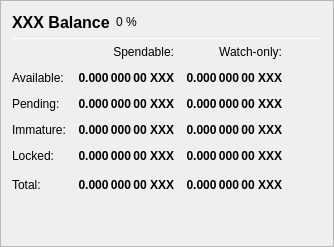
                   <widget class="QFrame" name="frame_Balances">
                    <property name="frameShape">
                     <enum>QFrame::StyledPanel</enum>
                    </property>
                    <property name="frameShadow">
                     <enum>QFrame::Raised</enum>
                    </property>
                    <layout class="QVBoxLayout" name="verticalLayout_4">
                     <item>
                      <layout class="QHBoxLayout" name="horizontalLayout_4">
                       <item>
                        <widget class="QLabel" name="label_5">
                         <property name="minimumSize">
                          <size>
                           <width>0</width>
                           <height>20</height>
                          </size>
                         </property>
                         <property name="font">
                          <font>
                           <pointsize>12</pointsize>
                           <weight>75</weight>
                           <bold>true</bold>
                          </font>
                         </property>
                         <property name="text">
                          <string>XXX Balance</string>
                         </property>
                        </widget>
                       </item>
                       <item>
                        <widget class="QLabel" name="labelXXXPercent">
                         <property name="text">
                          <string notr="true">0 %</string>
                         </property>
                        </widget>
                       </item>
                       <item>
                        <spacer name="horizontalSpacer_3">
                         <property name="orientation">
                          <enum>Qt::Horizontal</enum>
                         </property>
                         <property name="sizeHint" stdset="0">
                          <size>
                           <width>40</width>
                           <height>20</height>
                          </size>
                         </property>
                        </spacer>
                       </item>
                      </layout>
                     </item>
                     <item>
                      <widget class="Line" name="line_Balance">
                       <property name="minimumSize">
                        <size>
                         <width>0</width>
                         <height>1</height>
                        </size>
                       </property>
                       <property name="maximumSize">
                        <size>
                         <width>16777215</width>
                         <height>1</height>
                        </size>
                       </property>
                       <property name="orientation">
                        <enum>Qt::Horizontal</enum>
                       </property>
                      </widget>
                     </item>
                     <item>
                      <layout class="QGridLayout" name="gridLayout">
                       <property name="spacing">
                        <number>12</number>
                       </property>
                       <item row="0" column="1">
                        <widget class="QLabel" name="labelSpendable">
                         <property name="text">
                          <string>Spendable:</string>
                         </property>
                         <property name="alignment">
                          <set>Qt::AlignRight|Qt::AlignTrailing|Qt::AlignVCenter</set>
                         </property>
                        </widget>
                       </item>
                       <item row="0" column="2">
                        <widget class="QLabel" name="labelWatchonly">
                         <property name="text">
                          <string>Watch-only:</string>
                         </property>
                         <property name="alignment">
                          <set>Qt::AlignRight|Qt::AlignTrailing|Qt::AlignVCenter</set>
                         </property>
                        </widget>
                       </item>
                       <item row="1" column="0">
                        <widget class="QLabel" name="labelBalanceText">
                         <property name="text">
                          <string>Available:</string>
                         </property>
                        </widget>
                       </item>
                       <item row="1" column="1">
                        <widget class="QLabel" name="labelBalance">
                         <property name="font">
                          <font>
                           <weight>75</weight>
                           <bold>true</bold>
                          </font>
                         </property>
                         <property name="cursor">
                          <cursorShape>IBeamCursor</cursorShape>
                         </property>
                         <property name="toolTip">
                          <string>Your current spendable balance</string>
                         </property>
                         <property name="text">
                          <string notr="true">0.000 000 00 XXX</string>
                         </property>
                         <property name="alignment">
                          <set>Qt::AlignRight|Qt::AlignTrailing|Qt::AlignVCenter</set>
                         </property>
                         <property name="textInteractionFlags">
                          <set>Qt::LinksAccessibleByMouse|Qt::TextSelectableByKeyboard|Qt::TextSelectableByMouse</set>
                         </property>
                        </widget>
                       </item>
                       <item row="1" column="2">
                        <widget class="QLabel" name="labelWatchAvailable">
                         <property name="font">
                          <font>
                           <weight>75</weight>
                           <bold>true</bold>
                          </font>
                         </property>
                         <property name="cursor">
                          <cursorShape>IBeamCursor</cursorShape>
                         </property>
                         <property name="toolTip">
                          <string>Your current balance in watch-only addresses</string>
                         </property>
                         <property name="text">
                          <string notr="true">0.000 000 00 XXX</string>
                         </property>
                         <property name="alignment">
                          <set>Qt::AlignRight|Qt::AlignTrailing|Qt::AlignVCenter</set>
                         </property>
                         <property name="textInteractionFlags">
                          <set>Qt::LinksAccessibleByMouse|Qt::TextSelectableByKeyboard|Qt::TextSelectableByMouse</set>
                         </property>
                        </widget>
                       </item>
                       <item row="2" column="0">
                        <widget class="QLabel" name="labelPendingText">
                         <property name="text">
                          <string>Pending:</string>
                         </property>
                        </widget>
                       </item>
                       <item row="2" column="1">
                        <widget class="QLabel" name="labelUnconfirmed">
                         <property name="font">
                          <font>
                           <weight>75</weight>
                           <bold>true</bold>
                          </font>
                         </property>
                         <property name="cursor">
                          <cursorShape>IBeamCursor</cursorShape>
                         </property>
                         <property name="toolTip">
                          <string>Total of transactions that have yet to be confirmed, and do not yet count toward the spendable balance</string>
                         </property>
                         <property name="text">
                          <string notr="true">0.000 000 00 XXX</string>
                         </property>
                         <property name="alignment">
                          <set>Qt::AlignRight|Qt::AlignTrailing|Qt::AlignVCenter</set>
                         </property>
                         <property name="textInteractionFlags">
                          <set>Qt::LinksAccessibleByMouse|Qt::TextSelectableByKeyboard|Qt::TextSelectableByMouse</set>
                         </property>
                        </widget>
                       </item>
                       <item row="2" column="2">
                        <widget class="QLabel" name="labelWatchPending">
                         <property name="font">
                          <font>
                           <weight>75</weight>
                           <bold>true</bold>
                          </font>
                         </property>
                         <property name="cursor">
                          <cursorShape>IBeamCursor</cursorShape>
                         </property>
                         <property name="toolTip">
                          <string>Unconfirmed transactions to watch-only addresses</string>
                         </property>
                         <property name="text">
                          <string notr="true">0.000 000 00 XXX</string>
                         </property>
                         <property name="alignment">
                          <set>Qt::AlignRight|Qt::AlignTrailing|Qt::AlignVCenter</set>
                         </property>
                         <property name="textInteractionFlags">
                          <set>Qt::LinksAccessibleByMouse|Qt::TextSelectableByKeyboard|Qt::TextSelectableByMouse</set>
                         </property>
                        </widget>
                       </item>
                       <item row="3" column="0">
                        <widget class="QLabel" name="labelImmatureText">
                         <property name="text">
                          <string>Immature:</string>
                         </property>
                        </widget>
                       </item>
                       <item row="3" column="1">
                        <widget class="QLabel" name="labelImmature">
                         <property name="font">
                          <font>
                           <weight>75</weight>
                           <bold>true</bold>
                          </font>
                         </property>
                         <property name="cursor">
                          <cursorShape>IBeamCursor</cursorShape>
                         </property>
                         <property name="toolTip">
                          <string>Staked or masternode rewards that has not yet matured</string>
                         </property>
                         <property name="text">
                          <string notr="true">0.000 000 00 XXX</string>
                         </property>
                         <property name="alignment">
                          <set>Qt::AlignRight|Qt::AlignTrailing|Qt::AlignVCenter</set>
                         </property>
                         <property name="textInteractionFlags">
                          <set>Qt::LinksAccessibleByMouse|Qt::TextSelectableByKeyboard|Qt::TextSelectableByMouse</set>
                         </property>
                        </widget>
                       </item>
                       <item row="3" column="2">
                        <widget class="QLabel" name="labelWatchImmature">
                         <property name="font">
                          <font>
                           <weight>75</weight>
                           <bold>true</bold>
                          </font>
                         </property>
                         <property name="cursor">
                          <cursorShape>IBeamCursor</cursorShape>
                         </property>
                         <property name="toolTip">
                          <string>Staked or masternode rewards in watch-only addresses that has not yet matured</string>
                         </property>
                         <property name="text">
                          <string notr="true">0.000 000 00 XXX</string>
                         </property>
                         <property name="alignment">
                          <set>Qt::AlignRight|Qt::AlignTrailing|Qt::AlignVCenter</set>
                         </property>
                         <property name="textInteractionFlags">
                          <set>Qt::LinksAccessibleByMouse|Qt::TextSelectableByKeyboard|Qt::TextSelectableByMouse</set>
                         </property>
                        </widget>
                       </item>
                       <item row="4" column="0">
                        <widget class="QLabel" name="labelLockedBalanceText">
                         <property name="toolTip">
                          <string>Locked XXX or Masternode collaterals. These are excluded from zXXX minting.</string>
                         </property>
                         <property name="text">
                          <string>Locked:</string>
                         </property>
                        </widget>
                       </item>
                       <item row="4" column="1">
                        <widget class="QLabel" name="labelLockedBalance">
                         <property name="font">
                          <font>
                           <weight>75</weight>
                           <bold>true</bold>
                          </font>
                         </property>
                         <property name="cursor">
                          <cursorShape>IBeamCursor</cursorShape>
                         </property>
                         <property name="toolTip">
                          <string>Locked XXX or Masternode collaterals. These are excluded from zXXX minting.</string>
                         </property>
                         <property name="text">
                          <string notr="true">0.000 000 00 XXX</string>
                         </property>
                         <property name="alignment">
                          <set>Qt::AlignRight|Qt::AlignTrailing|Qt::AlignVCenter</set>
                         </property>
                         <property name="textInteractionFlags">
                          <set>Qt::LinksAccessibleByMouse|Qt::TextSelectableByKeyboard|Qt::TextSelectableByMouse</set>
                         </property>
                        </widget>
                       </item>
                       <item row="4" column="2">
                        <widget class="QLabel" name="labelWatchLocked">
                         <property name="font">
                          <font>
                           <weight>75</weight>
                           <bold>true</bold>
                          </font>
                         </property>
                         <property name="cursor">
                          <cursorShape>IBeamCursor</cursorShape>
                         </property>
                         <property name="toolTip">
                          <string>Current locked balance in watch-only addresses</string>
                         </property>
                         <property name="text">
                          <string notr="true">0.000 000 00 XXX</string>
                         </property>
                         <property name="alignment">
                          <set>Qt::AlignRight|Qt::AlignTrailing|Qt::AlignVCenter</set>
                         </property>
                         <property name="textInteractionFlags">
                          <set>Qt::LinksAccessibleByMouse|Qt::TextSelectableByKeyboard|Qt::TextSelectableByMouse</set>
                         </property>
                        </widget>
                       </item>
                       <item row="5" column="0">
                        <widget class="QLabel" name="labelTotalText">
                         <property name="toolTip">
                          <string>Your current XXX balance, unconfirmed and immature transactions included</string>
                         </property>
                         <property name="text">
                          <string>Total:</string>
                         </property>
                        </widget>
                       </item>
                       <item row="5" column="1">
                        <widget class="QLabel" name="labelTotal">
                         <property name="font">
                          <font>
                           <weight>75</weight>
                           <bold>true</bold>
                          </font>
                         </property>
                         <property name="cursor">
                          <cursorShape>IBeamCursor</cursorShape>
                         </property>
                         <property name="toolTip">
                          <string>Your current XXX balance, unconfirmed and immature transactions included</string>
                         </property>
                         <property name="text">
                          <string notr="true">0.000 000 00 XXX</string>
                         </property>
                         <property name="alignment">
                          <set>Qt::AlignRight|Qt::AlignTrailing|Qt::AlignVCenter</set>
                         </property>
                         <property name="textInteractionFlags">
                          <set>Qt::LinksAccessibleByMouse|Qt::TextSelectableByKeyboard|Qt::TextSelectableByMouse</set>
                         </property>
                        </widget>
                       </item>
                       <item row="5" column="2">
                        <widget class="QLabel" name="labelWatchTotal">
                         <property name="font">
                          <font>
                           <weight>75</weight>
                           <bold>true</bold>
                          </font>
                         </property>
                         <property name="cursor">
                          <cursorShape>IBeamCursor</cursorShape>
                         </property>
                         <property name="toolTip">
                          <string>Current total balance in watch-only addresses</string>
                         </property>
                         <property name="text">
                          <string notr="true">0.000 000 00 XXX</string>
                         </property>
                         <property name="alignment">
                          <set>Qt::AlignRight|Qt::AlignTrailing|Qt::AlignVCenter</set>
                         </property>
                         <property name="textInteractionFlags">
                          <set>Qt::LinksAccessibleByMouse|Qt::TextSelectableByKeyboard|Qt::TextSelectableByMouse</set>
                         </property>
                        </widget>
                       </item>
                       <item row="5" column="3">
                        <spacer name="horizontalSpacer_9">
                         <property name="orientation">
                          <enum>Qt::Horizontal</enum>
                         </property>
                         <property name="sizeHint" stdset="0">
                          <size>
                           <width>40</width>
                           <height>20</height>
                          </size>
                         </property>
                        </spacer>
                       </item>
                      </layout>
                     </item>
                     <item>
                      <spacer name="verticalSpacer_3">
                       <property name="orientation">
                        <enum>Qt::Vertical</enum>
                       </property>
                       <property name="sizeHint" stdset="0">
                        <size>
                         <width>20</width>
                         <height>40</height>
                        </size>
                       </property>
                      </spacer>
                     </item>
                    </layout>
                   </widget>
